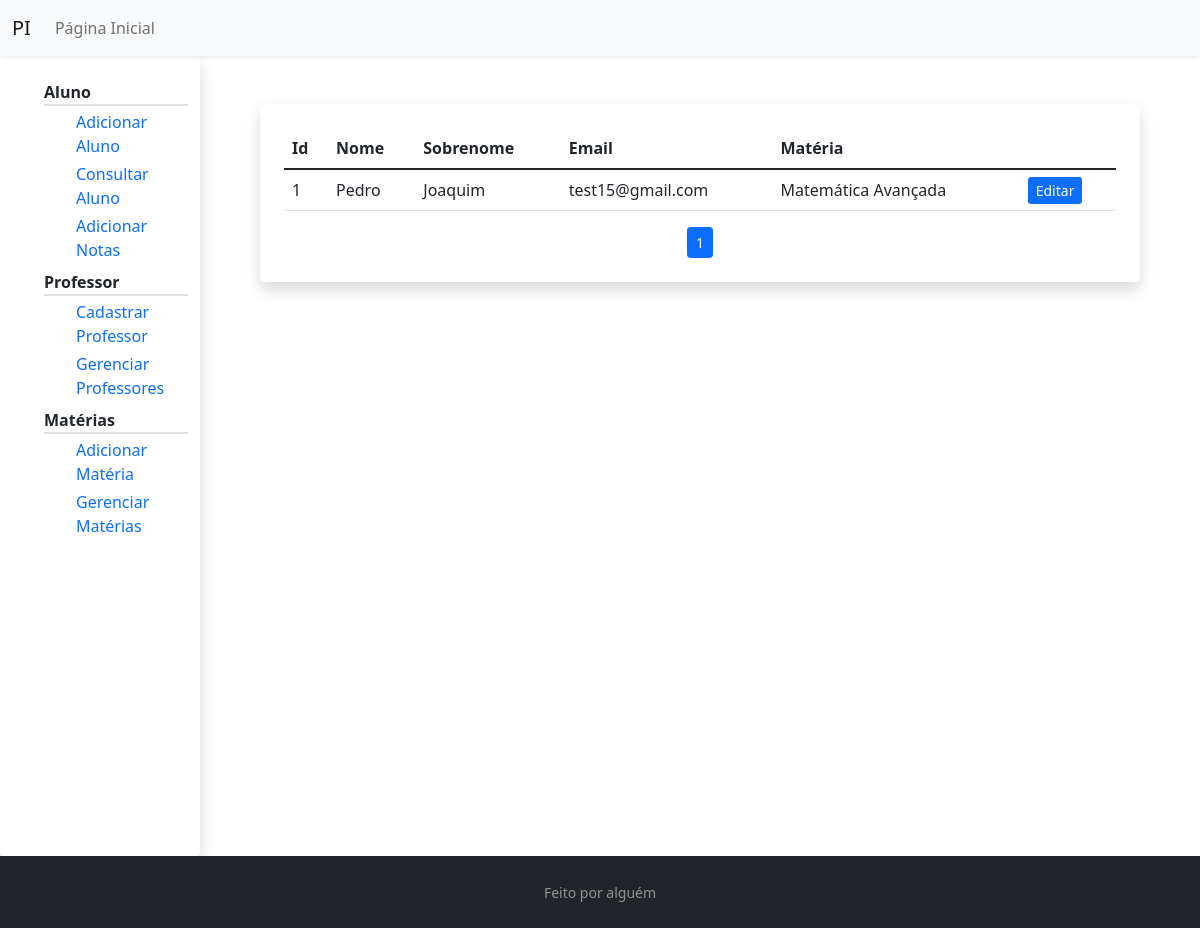
Page /gerenciar/professor/ on the earlier database version.
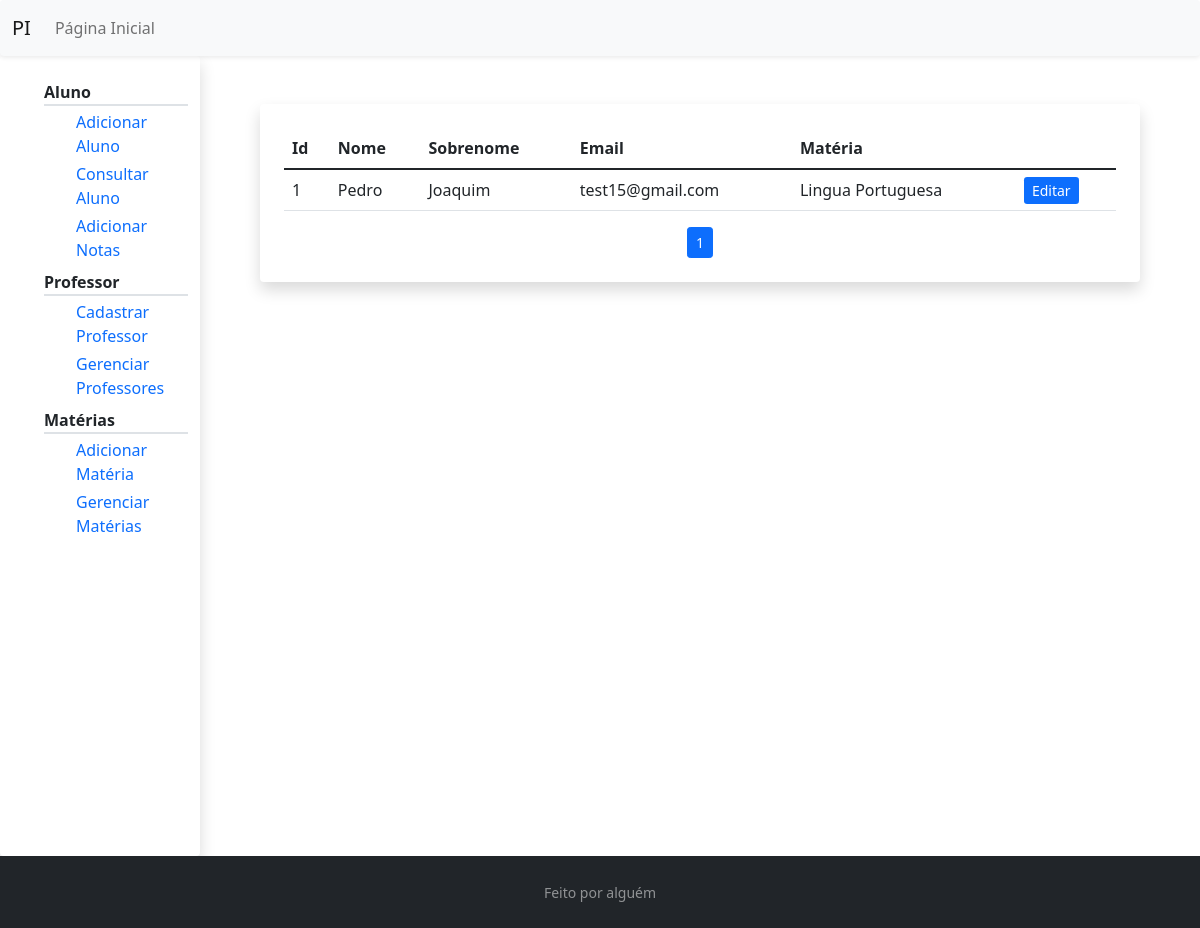
Same page on the later database version.
### pi/models.py (models this page shows, shortened)
class Professor(db.Model, UserMixin):
    id = db.Column(db.Integer, primary_key=True)
    nome = db.Column(db.String(20), nullable=False)
    sobrenome = db.Column(db.String(100), nullable=False)
    materia = db.Column(db.Integer, db.ForeignKey('materia.id'), nullable=False)
    email = db.Column(db.String(256), unique=True, nullable=False)
    senha = db.Column(db.String(30), nullable=False)

class Materia(db.Model):
    id = db.Column(db.Integer, primary_key=True)
    nome = db.Column(db.String(100), nullable=False, unique=True)

### pi/routes.py (the view)
@app.route("/gerenciar/professor/")
def gerenciar_professor():
    page = request.args.get('page', 1, type=int)
    professores = Professor.query.paginate(per_page=6)
    return render_template('gerenciar_professores.html',
                            titulo='Gerenciar Professores',
                            user="gerenciar",
                            lista_professores=professores,
                            materia=Materia)

### pi/templates/gerenciar_professores.html
{% extends "professor_layout.html" %}
{% block prof %}
    <div class="shadow p-4 mb-5 bg-white rounded m-5">
        <table class="table ">
            <thead class="border-bottom border-dark" >
                <tr>
                    <th scope="col"> Id</th>
                    <th scope="col"> Nome </th>
                    <th scope="col"> Sobrenome </th>
                    <th scope="col"> Email </th>
                    <th scope="col"> Matéria </th>
                </tr>
            </thead>
            <tbody>
                {% for professor in lista_professores.items %}
                    <tr>
                        <td> {{ professor.id }} </td>
                        <td> {{ professor.nome }} </td>
                        <td>
                            {% set sobrenome_str = professor.sobrenome.split(' ') %}
                            {{ sobrenome_str[0] }}
                        </td>
                        <td> {{ professor.email }} </td>
                        <td>
                            {% set materia_nome = materia.query.filter_by(id=professor.materia).first() %}
                            {% if materia_nome %}
                                {{ materia.query.filter_by(id=professor.materia).first().nome }}
                            {% else %}
                                Nenhuma/Apagada
                            {% endif %}
                        </td>
                        <td>
                            <a class="btn-primary btn-sm" href=" {{ url_for('editar_professor', id_professor=professor.id) }} "> Editar </a>
                        </td>
                    </tr>
                {% endfor %}
            </tbody>
        </table>
        <div class="text-center">
            {%  for numero_pagina in lista_professores.iter_pages() %}
                {% if numero_pagina %}
                    {% if lista_professores.page == numero_pagina %}
                        <a class="btn btn-primary btn-sm" href="{{ url_for('gerenciar_professor', page=numero_pagina) }}">{{ numero_pagina }}</a>
                    {% else %}
                        <a class="btn btn-outline-primary btn-sm" href=" {{ url_for('gerenciar_professor', page=numero_pagina) }} "> {{ numero_pagina }} </a>
                    {% endif %}
                {% else %}
                    ...
                {% endif %}
            {% endfor %}
        </div>
    </div>
{% endblock prof %}

Differences in the rows shown:
changed through a linked row, Professor "Pedro": query.filter_by "Matemática Avançada" → "Lingua Portuguesa"
